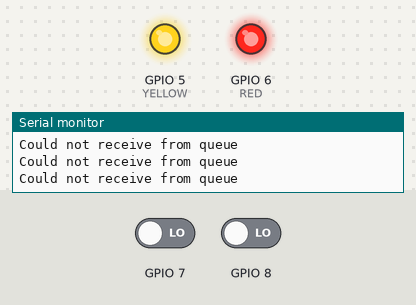
The sketch below on a simulated ESP32. On the bench: output pins drawn as LEDs (lit = HIGH), the last lines printed to the serial monitor. Inputs (shaded band) come from the test bench; at power-on: GPIO 7 LOW, GPIO 8 LOW.

Above: at 1.2 s.
1.3 s: GPIO 7 driven HIGH
At 2.5 s:
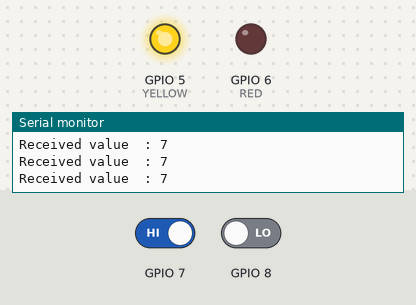
2.8 s: GPIO 8 driven HIGH
At 5.0 s:
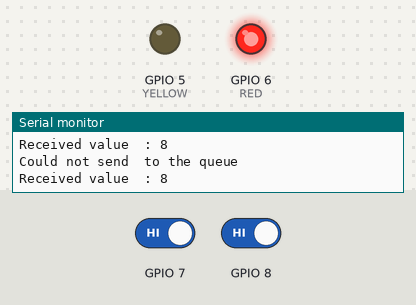
5.8 s: GPIO 8 driven LOW
At 7.2 s:
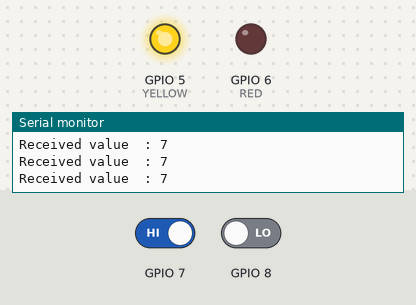
7.8 s: GPIO 7 driven LOW
At 9.7 s:
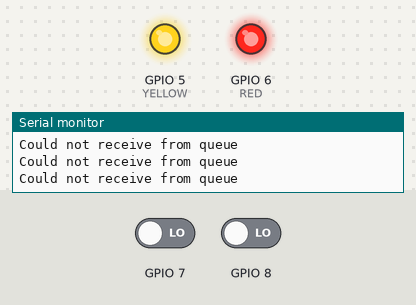
Timing chart, 0 to 10.8 s (numbered marks = the images above; inputs shaded):
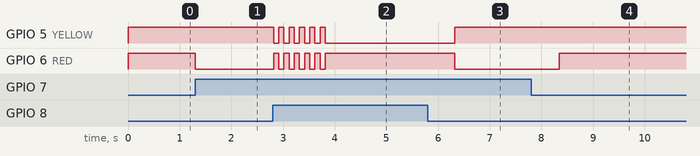

The sketch:

esp8266-Create_Tasks.ino
```cpp
#define RED     6
#define YELLOW  5
#define SW1     7
#define SW2     8

QueueHandle_t BlinkQueue;

void setup()
{
  Serial.begin(9600);
  BlinkQueue =  xQueueCreate(5, sizeof(int32_t));


  xTaskCreate(vSenderTask, "Sender Task 1", 100, SW1, 1, NULL);
  xTaskCreate(vSenderTask, "Sender Task 1", 100, SW2, 1, NULL);
  xTaskCreate(vReceiverTask, "Receiver Task", 100, NULL, 1, NULL);

}

void vSenderTask(void *pvParameters)
{
  BaseType_t qStatus;
  int32_t valueToSend = 0;
  int SW = (int32_t)pvParameters;
  pinMode(SW, INPUT);
  const TickType_t xTicksToWait = pdMS_TO_TICKS(100);
  while (1)
  {
    if (digitalRead(SW) == HIGH)
      valueToSend = SW;
    else
      valueToSend = 0;
    if (valueToSend != 0) {
      qStatus = xQueueSend(BlinkQueue, &valueToSend, xTicksToWait);
      if (qStatus !=  pdPASS)
      {
        Serial.println("Could not send  to the queue");
      }
      vTaskDelay(100);
    }
  }
}

void vReceiverTask(void *pvParameters)
{
  int32_t valueReceived;
  BaseType_t qStatus;
  const TickType_t xTicksToWait = pdMS_TO_TICKS(100);
  pinMode(RED, OUTPUT); digitalWrite(RED, HIGH);
  pinMode(YELLOW, OUTPUT); digitalWrite(YELLOW, HIGH);
  while (1)
  {
    qStatus = xQueueReceive(BlinkQueue, &valueReceived, xTicksToWait);
    if (qStatus  != pdPASS)
    {
      Serial.println("Could not receive from queue ");
    }
    else
    {
      Serial.print("Received value  : ");
      Serial.println(valueReceived);
      if (valueReceived == 7) {
        digitalWrite(RED, LOW);
        vTaskDelay(100);
        digitalWrite(RED, HIGH);
      } else if (valueReceived == 8) {
        digitalWrite(YELLOW, LOW);
        vTaskDelay(100);
        digitalWrite(YELLOW, HIGH);
      } else {
        vTaskDelay(1);
      }
    }
  }
}
void loop() {}
```

Measured:
- after the input at 1.3 s, GPIO 6 (RED): HIGH → LOW at once
- after the input at 2.8 s, GPIO 5 (YELLOW): alternates HIGH for 0.10 s and LOW for 0.10 s, 11 changes in all, then stays LOW, starting at once; GPIO 6 (RED): alternates HIGH for 0.10 s and LOW for 0.10 s, 11 changes in all, then stays HIGH, starting at once
- after the input at 5.8 s, GPIO 5 (YELLOW): LOW → HIGH after 0.52 s; GPIO 6 (RED): HIGH → LOW after 0.52 s
- after the input at 7.8 s, GPIO 6 (RED): LOW → HIGH after 0.55 s
